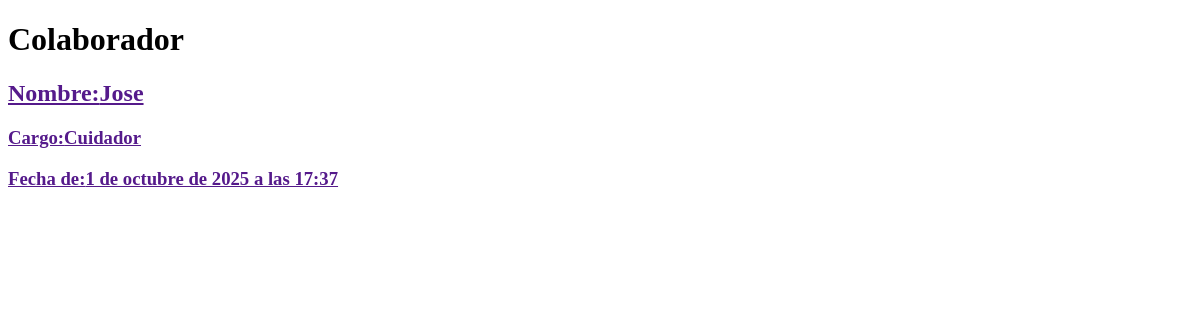
Page /colaborador on the earlier database version.
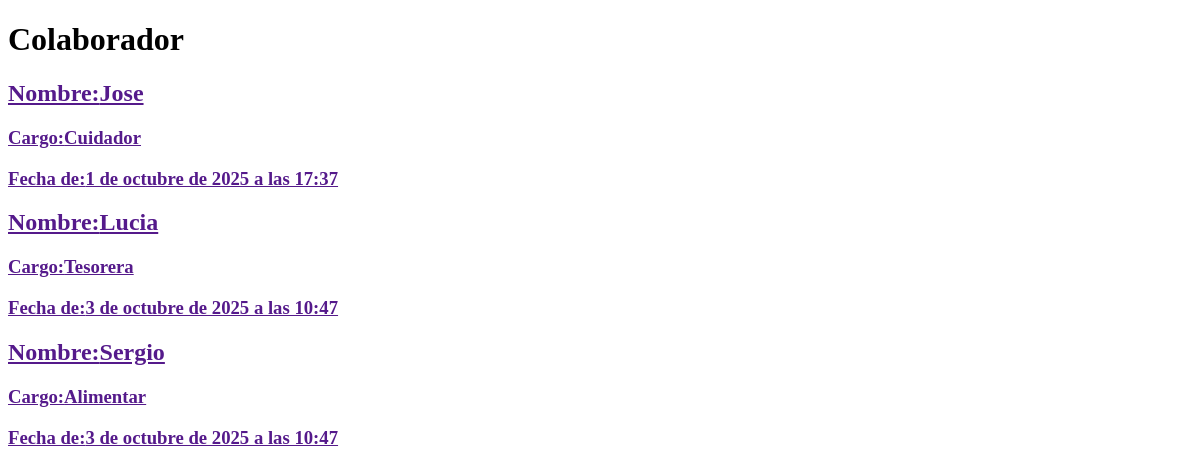
Same page on the later database version.
### Animales/models.py (models this page shows, shortened)
class Colaborador(models.Model):
    nombre = models.CharField(max_length=100)
    cargo = models.CharField(max_length=100)
    fecha_entrada_protectora = models.DateTimeField()

### Animales/views.py (the view)
# urls.py: path('colaborador',views.colaborador_list, name='Colaborador_list'),
def colaborador_list(request):
    colaborador=Colaborador.objects.all()
    return render(request, 'Animales/Colaborador_list.html',{'colaborador_mostrar':colaborador})

### Animales/templates/Animales/Colaborador_list.html (shortened to what this page needs)
<!DOCTYPE html>
<html lang="es">
<head>
</head>
<body>
    <h1>Colaborador</h1>
    {% for colaborador in colaborador_mostrar %}
    <article>
        <h2><a href="">Nombre:{{ colaborador.nombre}}</a></h2>
        <h3><a href="">Cargo:{{ colaborador.cargo}}</a></h3>
        <h3><a href="">Fecha de:{{ colaborador.fecha_entrada_protectora}}</a></h3>
        </article>
    {% endfor %}
</body>
</html>

Differences in the rows shown:
added Colaborador: nombre "Lucia", cargo "Tesorera", fecha_entrada_protectora "3 de octubre de 2025 a las 10:47"
added Colaborador: nombre "Sergio", cargo "Alimentar", fecha_entrada_protectora "3 de octubre de 2025 a las 10:47"
